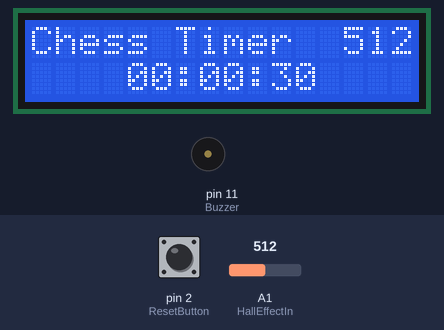
This sketch was run on a simulated Arduino Uno, built with avr-gcc and run on an emulated ATmega328P. On the bench: 16×2 character LCD, buzzer (waves = sounding, pin HIGH). The inputs (shaded band) are chosen by the test bench; at power-on: A1 (HallEffectIn) = 512, pin 2 (ResetButton) HIGH.

Above: at 2.2 s.
2.3 s: A1 (HallEffectIn) set to 631
At 3.6 s:
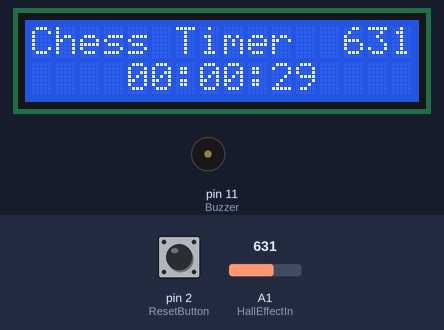
5.4 s: A1 (HallEffectIn) set to 661
At 7.5 s:
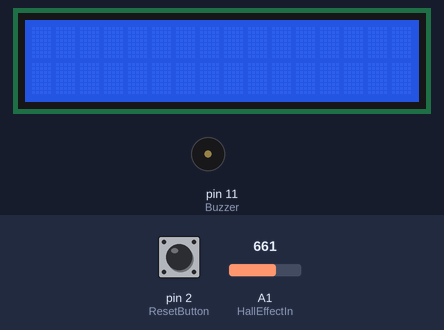
10.0 s: A1 (HallEffectIn) set to 640
At 13.2 s:
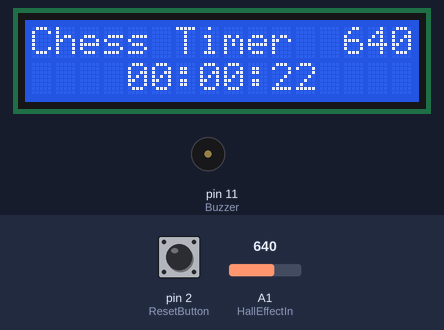
13.3 s: pin 2 (ResetButton) pulled LOW for 1.55 s
At 15.8 s:
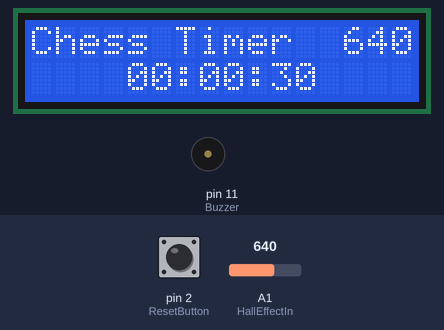
18.5 s: A1 (HallEffectIn) set to 660
At 20.2 s:
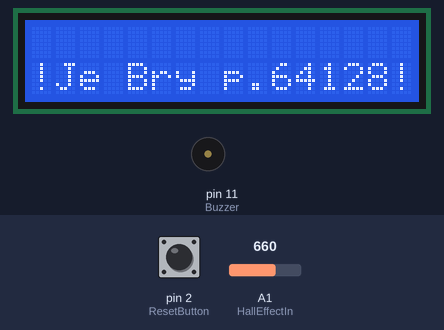
Timing chart, 0 to 21.7 s (numbered marks = the images above; inputs shaded):
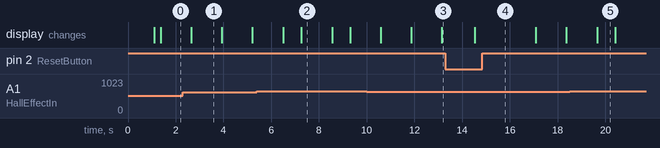

The sketch:

Escape_House_Timer_08-28-2017.ino
```cpp
#include <Wire.h>
#include <LiquidCrystal_I2C.h>
#include <Time.h>
#include <RTClib.h>

LiquidCrystal_I2C lcd(0x27,16,2);  // set the LCD address to 0x27 for a 20 chars and 4 line display

//Hall effect
const int HallEffectIn = A1;
float HallEffect = 0;


const int ResetButton = 2;

int hours = 0; // start hours
int minutes = 0; //start min
int seconds = 30; //start seconds --> there is a second value below in the reset

int DelayTime = 0;
int Buzzing = 0;

int SecondsInc = 7;
int SecondsDec = 8;
int Buzzer = 11;
int ButtonLight = 12;

int ClearDisplay = 0;

// initialize the RTC library and setup calendar
RTC_DS1307 RTC;
char daysOfTheWeek[7][12] = {"Sunday", "Monday", "Tuesday", "Wednesday", "Thursday", "Friday", "Saturday"};

//handles the change in frequency for the loudest possible Piezo

void setPwmFrequency(int pin, int divisor)
{
  byte mode;
  if(pin == 5 || pin == 6 || pin == 9 || pin == 10)
  {
    switch(divisor)
    {
      case 1: mode = 0x01; break;
      case 8: mode = 0x02; break;
      case 64: mode = 0x03; break;
      case 256: mode = 0x04; break;
      case 1024: mode = 0x05; break;
      default: return;
    }
    if(pin == 5 || pin == 6)
    {
      TCCR0B = TCCR0B & 0b11111000 | mode;
    }
    else
    {
      TCCR1B = TCCR1B & 0b11111000 | mode;
    }
  }
  else if(pin == 3 || pin == 11)
  {
    switch(divisor)
    {
      case 1: mode = 0x01; break;
      case 8: mode = 0x02; break;
      case 32: mode = 0x03; break;
      case 64: mode = 0x04; break;
      case 128: mode = 0x05; break;
      case 256: mode = 0x06; break;
      case 1024: mode = 0x7; break;
      default: return;
    }
    TCCR2B = TCCR2B & 0b11111000 | mode;
  }
}// end void setPwmFrequency(int pin, int divisor)

void setup()
{
   // initialize the lcd
  lcd.init();
  lcd.backlight();
  lcd.print("! Escape House !");
  lcd.setCursor(0,1);
  lcd.print("Is this a clue?");


  //Serial.begin(57600);  //setup the serial port
  Wire.begin();         //setup I2C
  RTC.begin();          //setup RTC

  if (! RTC.isrunning())
  {
    lcd.print("RTC is NOT running!");
    // following line sets the RTC to the date & time this sketch was compiled
     RTC.adjust(DateTime(F(__DATE__), F(__TIME__))); //-->with battery installed this should not be necessary
    // This line sets the RTC with an explicit date & time, for example to set
    // January 21, 2014 at 3am you would call:
    // rtc.adjust(DateTime(2014, 1, 21, 3, 0, 0));
  } //end if (! RTC.isrunning())

  pinMode(ResetButton, INPUT_PULLUP);
  attachInterrupt(digitalPinToInterrupt(ResetButton), ResetTimer, LOW);

  pinMode(Buzzer,OUTPUT);
  pinMode(SecondsInc,INPUT);
  pinMode(SecondsDec,INPUT);
  DelayTime = 1000;
  delay(DelayTime); //this should display ("!! DTL  Timer !!") longer at start up
}//end void setup()

void loop()
{
  lcd.clear();
//  lcd.print("Count Down Timer ");
  delay(250);

  while (hours > 0 || minutes > 0 || seconds >= 0)
  {
    if (ClearDisplay == 1)
    {
      lcd.clear();
      lcd.noAutoscroll();
//      lcd.setCursor(0,0);
//      lcd.print("Count Down Timer");
      ClearDisplay = 0;
    }

  if (SecondsInc == 1)
     {
        seconds += 10;
     }

     if (SecondsDec == 1)
     {
        seconds -= 10;
     }

    UpdateTimer();
    //GetTime();
    GetHallEffect();
    delay(DelayTime);

    if ( hours >= 0 && minutes >= 0 && seconds >0)
    {
        //other code can go here at the end of the count down
    }
  }//end while (hours > 0 || minutes > 0 || seconds >= 0)

}//end void loop()

void UpdateTimer()
{
   if (seconds == 99)
   {
    lcd.clear();
    }

   lcd.setCursor(4,1);
   (hours < 10) ? lcd.print("0") : NULL;
   lcd.print(hours);
   lcd.print(":");
   (minutes < 10) ? lcd.print("0") : NULL;
   lcd.print(minutes);
   lcd.print(":");
   (seconds < 10) ? lcd.print("0") : NULL;
   lcd.print(seconds);
   stepDown();

}//end void UpdateTimer()

void stepDown()
{
  if (seconds > 0)
  {
    seconds -= 1;


  }
  else
  {
    if (minutes > 0)
    {
      seconds = 59;
      minutes -= 1;
    }
    else
    {
      if (hours > 0)
      {
        seconds = 59;
        minutes = 59;
        hours -= 1;
      }
      else
      {
        trigger();
      }
    }//end else !(if (minutes > 0))
  }//end else !(if (seconds > 0))
}//end void stepDown()

void ResetTimer()
{
   //lcd.clear();
   setPwmFrequency(11,64);//this should set the timer back to default
   hours = 0; // start hours
   minutes = 0; //start min
   seconds = 30; //start seconds
   ClearDisplay = 1;
   Buzzing = 0;
   analogWrite(Buzzer, Buzzing);

   DelayTime = 1000;
}//end void ResetTimer()

void trigger()
{
  DelayTime = 250;

  setPwmFrequency(11,8);
  Buzzing = 125;
  analogWrite(Buzzer, Buzzing);

  lcd.clear(); // clears the screen and buffer
  //lcd.setCursor(0,10); // set timer position on lcd for end.
  //lcd.println(Buzzing);
  lcd.setCursor(0,0); // set timer position on lcd for end.
  lcd.println("Your Time Is Up! ");
  lcd.setCursor(0,1);
  lcd.print("You need 2 Reset");
  lcd.noBacklight();
  delay(DelayTime);
  setPwmFrequency(11,32);
  lcd.backlight();
  delay(DelayTime);
}//end void trigger()


void GetTime()
{
  DateTime now = RTC.now();         //grab the date and time from RTC
  lcd.setCursor(0, 0);              // set the cursor (column, line)
  //    lcd.print(now.year(), DEC);
  //    lcd.print('/');
  //    lcd.print(now.month(), DEC);
  //    lcd.print('/');
  //    lcd.print(now.day(), DEC);
  //    lcd.print(' ');

  if (now.hour() <= 9)              //add a space if hour is less than or equal to 9
  {
    lcd.print(' ');
  }
  lcd.print(now.hour(), DEC);       //send hour to LCD
  //lcd.setCursor(2, 0);              // set the cursor (column, line)
  lcd.print(':');                   //send : to LCD
  //lcd.setCursor(3, 0);              // set the cursor (column, line)

  if (now.minute() <= 9)            //add a 0 if minute is less than or equal to 9
  {
    lcd.print('0');
  }
  lcd.print(now.minute(), DEC);     //send minute to LCD
  //lcd.setCursor(5, 0);              // set the cursor (column, line)
  lcd.print(':');                   //send : to LCD
  //lcd.setCursor(6, 0);              // set the cursor (column, line)
  if (now.second() <= 9)            //add a 0 if second is less than or equal to 9
  {
    lcd.print('0');
  }
  lcd.print(now.second(), DEC);     //send second to LCD
}//end void GetTime()

void GetHallEffect()
{
  HallEffect = analogRead(HallEffectIn);
  lcd.setCursor(0,0);
  lcd.print ("Chess Timer  ");
  lcd.print(HallEffect);
    if ((HallEffect >= 650) && (Buzzing <= 0 ))
    {
      lcd.clear();
      lcd.setCursor(0,1);
      lcd.print("!Je Bry p.64128!");
      delay(750);
      lcd.clear();
    }
  delay(250);
}//end void GetHallEffect()
```

Measured:
- the behaviour switches between 649 and 650 on A1 (HallEffectIn) (found by bisection; images 1 and 2)
- after the input at 5.4 s, the display: first changes after 1.1 s (image 2 shows a later state)
- after the input at 10.0 s, the display: first changes after 0.58 s (image 3 shows a later state)
- after the input at 18.5 s, the display: changes after 1.2 s (image 5)
- what the display in image 2 shows lasts 1.2 s, from 7.3 s to 8.5 s
- what the display in image 5 shows lasts 0.7 s, from 19.7 s to 20.4 s
